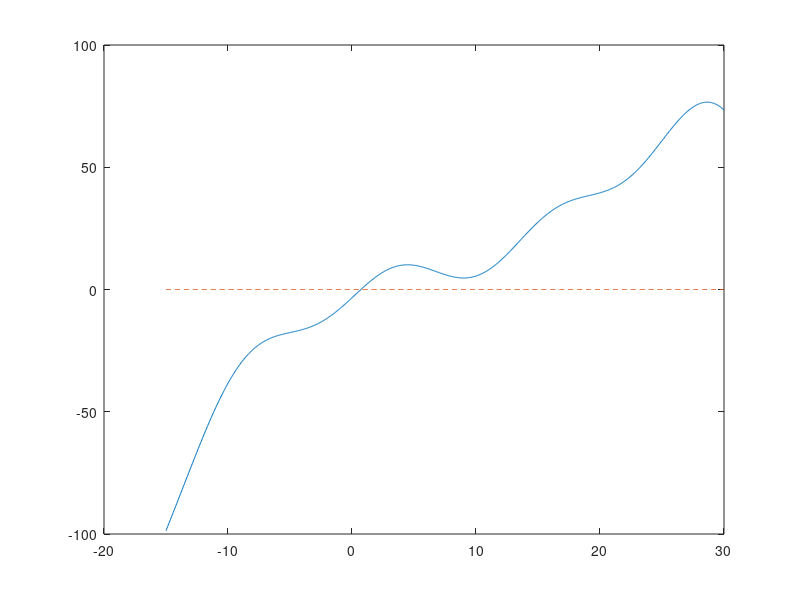

The MATLAB script that drew this image: (Note: this script raises an error after producing the figure.)
%% Definition of the test function and its derivative
test_func01 = @(x) (x.^3)/100 - (x.^2)/8 + 2*x + 6*sin(x/2+6) -.7 - exp(x/6);
test_derivative01 = @(x) 3*(x.^2)/100 - 2*x/8 + 2 +(6/2)*cos(x/2+6) - exp(x/6)/6;

%% Bisection Method Demonstration

x = linspace(-15, 30, 1000);

% plotting numerical root finding results from bisection method
figure();
plot(x, test_func01(x));
hold on;
plot(x, zeros(size(x)), '--');

bisection_root = bisection_solver(test_func01, -25, 25, 10e-14, 1000);

plot(bisection_root, test_func01(bisection_root), '.', MarkerSize=20);
legend('Function', 'Y=0', 'Root Approx.');

hold off;
%% Newton's Method Demonstration

x = linspace(-15, 30, 1000);

% plotting numerical root finding results from bisection method
figure();
plot(x, test_func01(x));
hold on;
plot(x, zeros(size(x)), '--');

newton_root = newton_solver_jojo(@test_function, 10, 10e-14, 1000);

plot(newton_root, test_func01(newton_root), '.', MarkerSize=20);
legend('Function', 'Y=0', 'Root Approx.');

hold off;

%% Secant Method Demonstration

x = linspace(-15, 30, 1000);

% plotting numerical root finding results from bisection method
figure();
plot(x, test_func01(x));
hold on;
plot(x, zeros(size(x)), '--');

secant_root = secant_solver_jojo(test_func01, 0, 5, 10e-14, 1000);

plot(secant_root, test_func01(secant_root), '.', MarkerSize=20);
legend('Function', 'Y=0', 'Root Approx.');

hold off;
